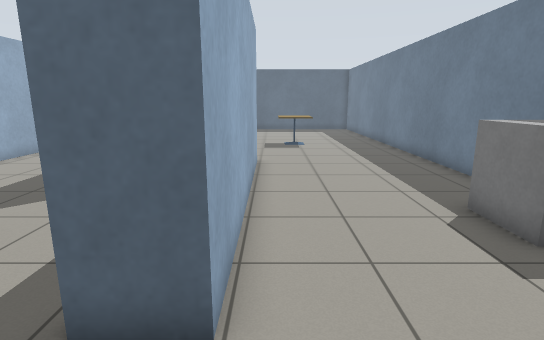
[1] (above)

15 first-person views from a walk through a Gazebo world. The camera is 1.2 m above the floor, tilts 12° down and sees 80° across. The floor is counted in squares, 0.5 m on a side. Each view is taken from the middle of a square. On the plan, view 1 faces up. The plan holds only what a view shows up to about 19 squares ahead; the rest is blank.

[2]
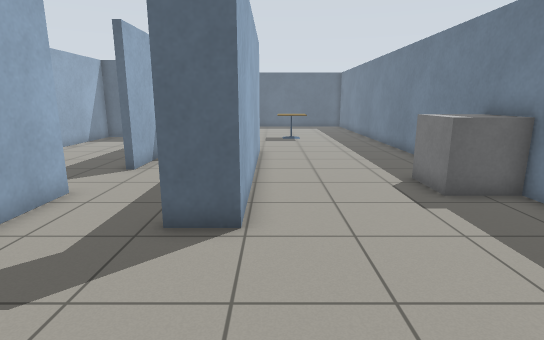

[3]
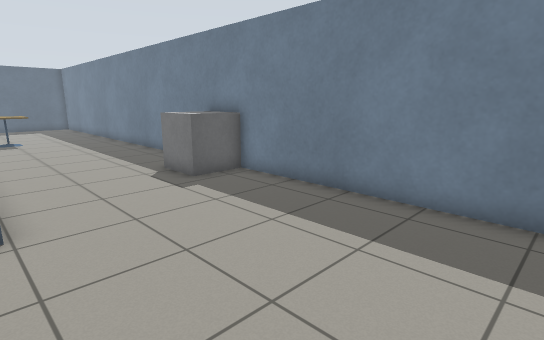

[4]
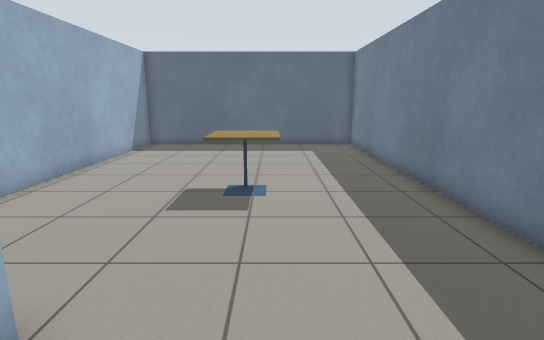

[5]
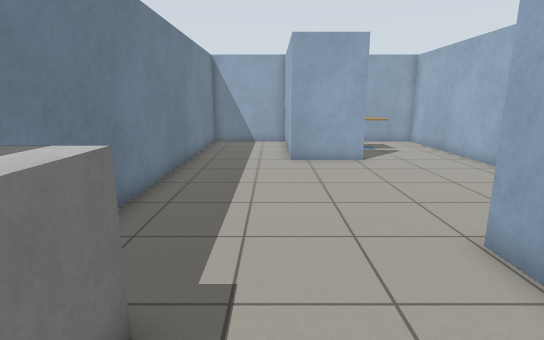

[6]
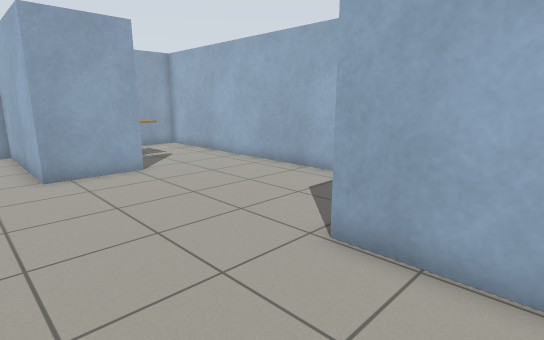

[7]
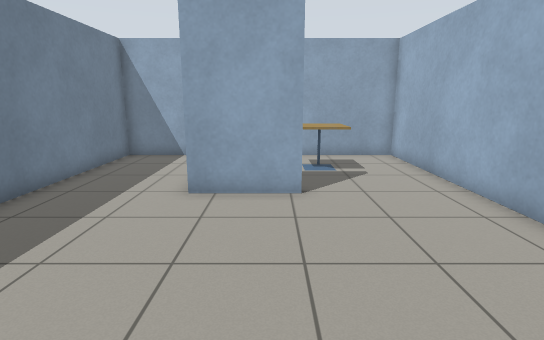

[8]
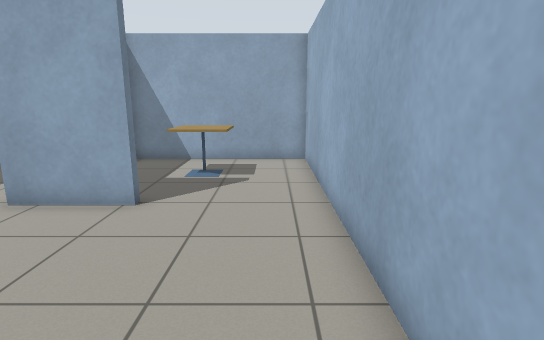

[9]
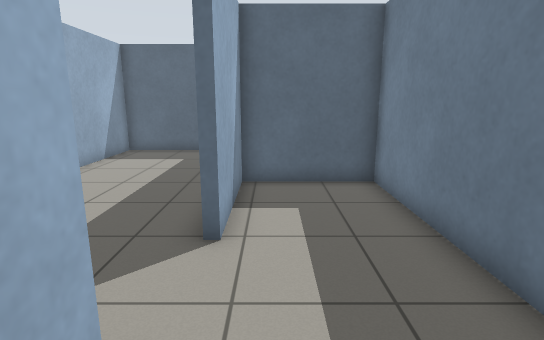

[10]
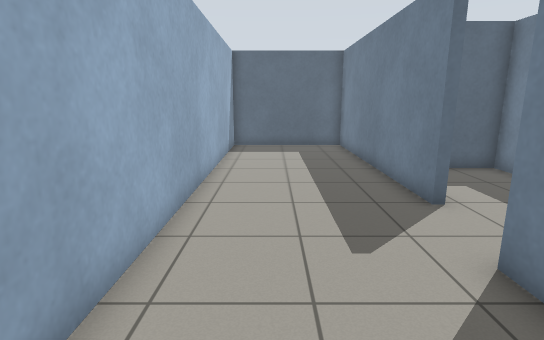

[11]
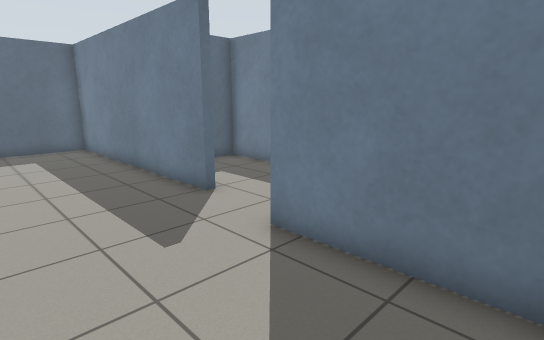

[12]
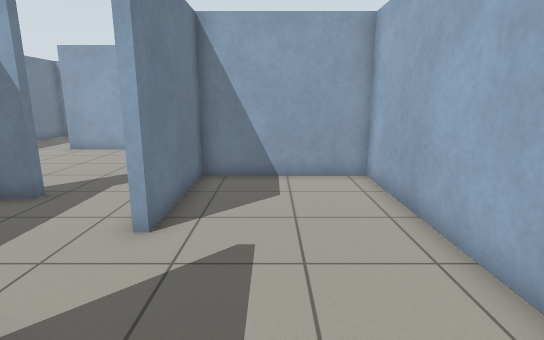

[13]
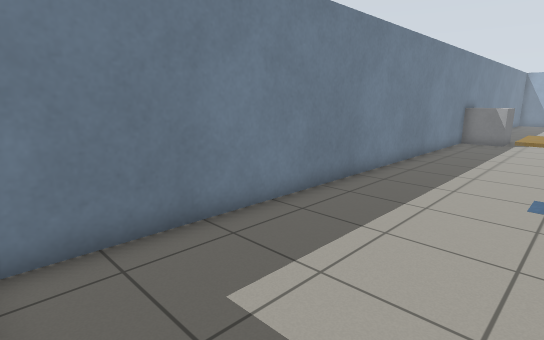

[14]
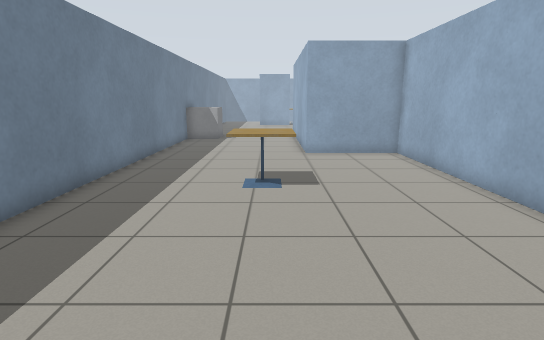

[15]
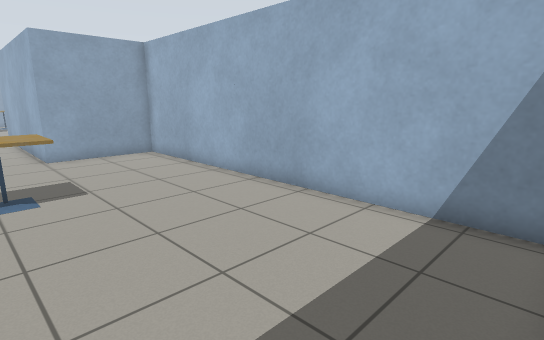

### Floor plan
Ten units are one square. View 1 is at (0, 0); x grows to the right and y downward. Boxes are objects, and circles mark ways between rooms. Rooms are numbered by the first view taken in them; rooms with no view inside come last. Other rooms are left out.
<svg viewBox="-116 -288 186 409">
<path fill="none" stroke="#000" d="M-54 -45 -54 -31M-54 -6 -54 56M-9 53 22 53 22 116 65 116 65 -283 -49 -283 -49 -129 -6 -129 -6 -29 -21 -29M-52 -82 -52 -190 -111 -190 -111 -6 -54 -6M-54 -54 -54 -45M-9 -62 -9 -126 -49 -126 -49 -83M-21 -32 -11 -32M-57 -6 -57 -54M-54 56 -54 116 18 116"/>
<rect x="5" y="-195" width="20" height="20" fill="#bbb"><title>cafe table</title></rect>
<rect x="45" y="-75" width="20" height="30" fill="#bbb"><title>other object</title></rect>
<rect x="-25" y="75" width="20" height="20" fill="#bbb"><title>cafe table</title></rect>
<circle cx="-40" cy="-47" r="3" fill="#2a7"/>
<circle cx="-30" cy="60" r="3" fill="#2a7"/>
<text x="10" y="-100">1</text>
<text x="-70" y="-90">2</text>
<text x="-20" y="90">3</text>
</svg>
Room 1 opens to room 2. Room 1 opens to room 3.

Where each view was taken, in squares from view 1:
view 1: 0 up, 0 right, facing up
view 2: 3 down, 0 right, facing up
view 3: 4 down, 1 left, facing up-right
view 4: 10 up, 2 right, facing up
view 5: 8 up, 3 right, facing down
view 6: 6 up, 4 right, facing down-left
view 7: 3 up, 0 right, facing down
view 8: 2 up, 4 left, facing down
view 9: 3 up, 4 left, facing up
view 10: 1 up, 9 left, facing up
view 11: 1 up, 10 left, facing up-right
view 12: 11 up, 8 left, facing down
view 13: 28 up, 1 right, facing down-right
view 14: 28 up, 1 right, facing down
view 15: 28 up, 2 right, facing down-left
